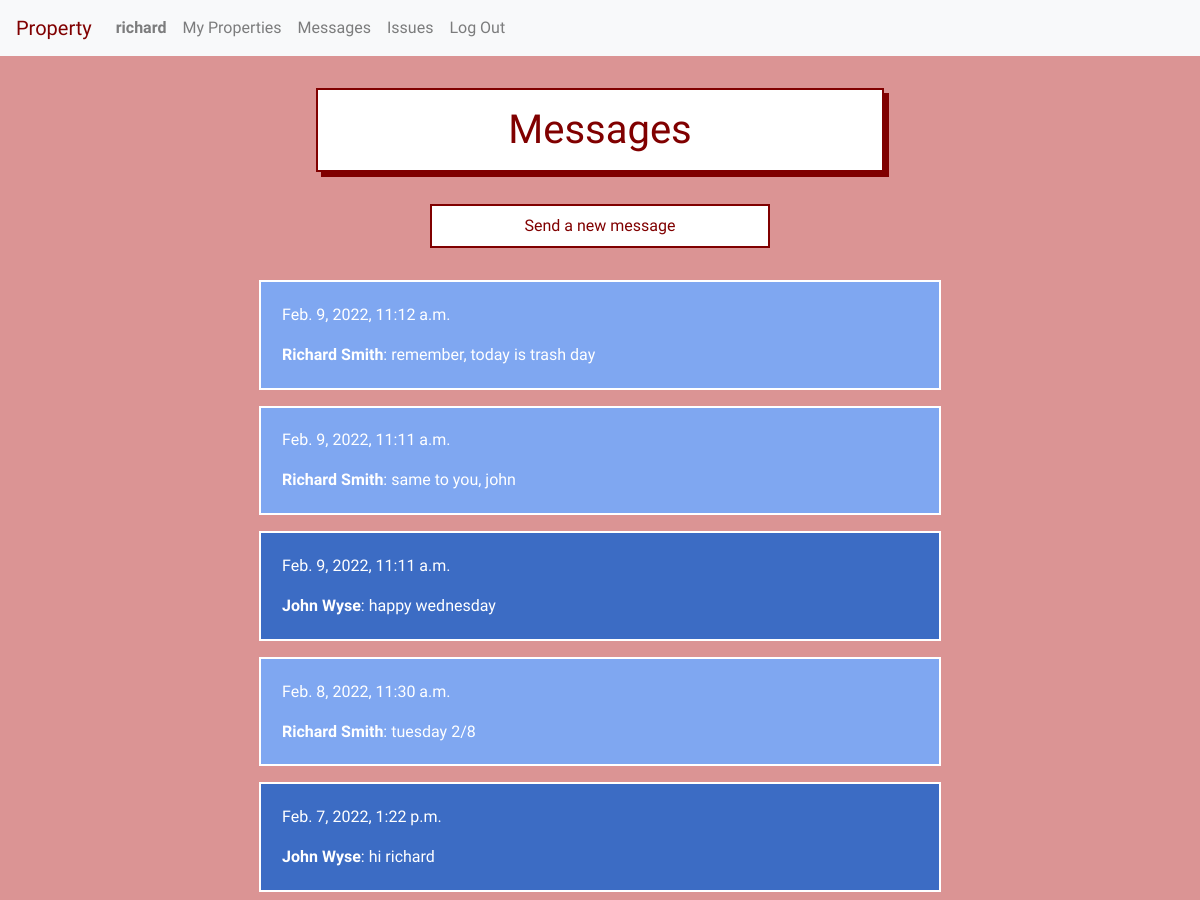
The page /unit_messages/3 (signed in, upper part) on the database as committed earlier.
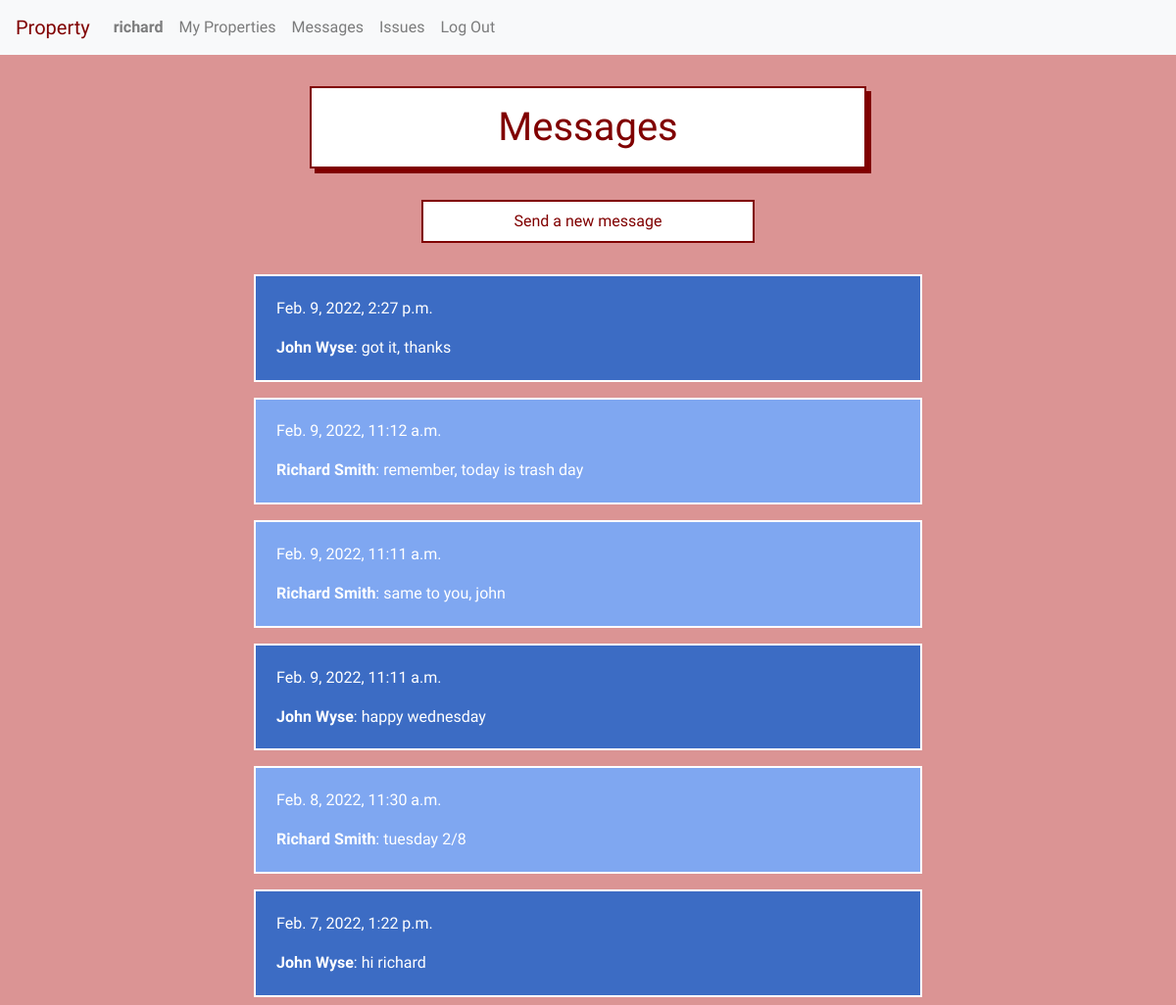
The same page on the database as committed later.
### property/models.py (models this page shows, shortened)
class Message(models.Model):
    sender = models.ForeignKey(User, on_delete=models.CASCADE, related_name="senders")
    recipient = models.ForeignKey(User, on_delete=models.CASCADE, related_name="recipients")
    timestamp = models.DateTimeField(default=timezone.now)
    image = models.ImageField(blank=True, upload_to='images/')
    text = models.TextField(max_length=1000, default=" ", null=False, blank=False)
    read = models.BooleanField(default=False)

class User(AbstractUser):
    tenant = models.BooleanField(default=True)
    manager = models.BooleanField(default=False)

### property/views.py (the view, shortened to what this page needs)
# urls.py: path("unit_messages/<int:unit_id>", views.unit_messages, name="unit_messages"),
@login_required
def unit_messages(request, unit_id):
    if request.method == "GET":
        unit = Unit.objects.get(id=unit_id)
        if request.user.manager:
            messages = Message.objects.filter(sender=request.user).filter(recipient=unit.tenant) | Message.objects.filter(recipient=request.user).filter(sender=unit.tenant)
            ordered_messages = Message.objects.filter(id__in=messages).order_by('-timestamp')
            return render(request, 'property/unit_messages.html', {
                "messages": ordered_messages,
                "unit": unit
            })
    else:
        return render(request, 'property/error.html')

### property/templates/property/unit_messages.html (shortened to what this page needs)
{% extends "property/layout.html" %}
{% block body %}
<h1>Messages</h1>
{% if user.is_authenticated and request.user == unit.manager or request.user == unit.tenant%}
    <button onclick="show_send_message_form_block()" class="show_send_a_message_form">Send a new message</button><br>
    {% for message in messages %}
    <div class="listed-item-messages-{{message.sender.tenant}}">
        <div class="original_message_content">
            <p class="timestamp">{{ message.timestamp }}</p>
            <p id="original_content_{{message.id}}"><strong>{{ message.sender.first_name }} {{ message.sender.last_name }}</strong>: {{ message.text }}</p>
        </div>
    </div>
    {% endfor %}
{% else %}
<br><br>
You don't have permission to view this page.
{% endif %}
{% endblock %}

Rows that differ between the two databases and show on the page:
added Message: timestamp "Feb. 9, 2022, 2:27 p.m.", sender.first_name "John", sender.last_name "Wyse", text "got it, thanks"
